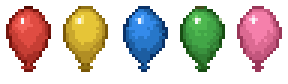
#> input picture assets/source/things/tries/balloons/small-s1.png, 96 x 28 px (shown 3 times larger)
$ python cut.py
#> lines starting #> are read from the running program, lines starting #| are printed output that depends on the picture; after the words box and inside, x2 and y2 are one past the last pixel; in counts of white or black regions, pixels touching at a corner belong together
"""The five balloons of `small-s1.png` (the user's choice of two, 2026-11-28: generated at the game's size with the red
balloon of `s1.png`, their first choice, as the style; taking rows out of `s1.png` turned them into diamonds) cut apart
into `cut/<colour>.png`, each trimmed to what is drawn."""
from pathlib import Path
from PIL import Image

HERE = Path(__file__).parent
COLOURS = ["red", "yellow", "blue", "green", "pink"]


def pieces(im):
    """Each balloon: a run of columns with something in them, trimmed."""
    a = im.getchannel("A")
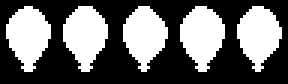
#> a: PIL image 96x28 L (shown 3 times larger); 40.9% white; 5 white regions, box (x1, y1, x2, y2) and area: (60, 2, 75, 24) 225, (21, 2, 36, 24) 223, (2, 2, 17, 24) 221, (79, 2, 94, 24) 216, (41, 2, 56, 24) 214
    cols = [any(a.getpixel((x, y)) for y in range(im.height)) for x in range(im.width)]
#> cols = 96 items, first 6: False, False, True, True, True, True
    out, x = [], 0
    while x < im.width:
        if cols[x]:
            x0 = x
            while x < im.width and cols[x]:
                x += 1
            p = im.crop((x0, 0, x, im.height))
            out.append(p.crop(p.getbbox()))
        x += 1
#> after the loop, out = 5 items; x = 96
    return out


if __name__ == "__main__":
    (HERE / "cut").mkdir(exist_ok=True)
    bs = pieces(Image.open(HERE / "small-s1.png").convert("RGBA"))
#> bs = 5 items
    assert len(bs) == 5, len(bs)
    for name, b in zip(COLOURS, bs):
        b.save(HERE / "cut" / f"{name}.png")
        print(name, b.size)
#> this loop made 5 passes
#> name on passes 1 to 5: 'red', 'yellow', 'blue', 'green', 'pink'
#| red (15, 22)
#| yellow (15, 22)
#| blue (15, 22)
#| green (15, 22)
#| pink (15, 22)
